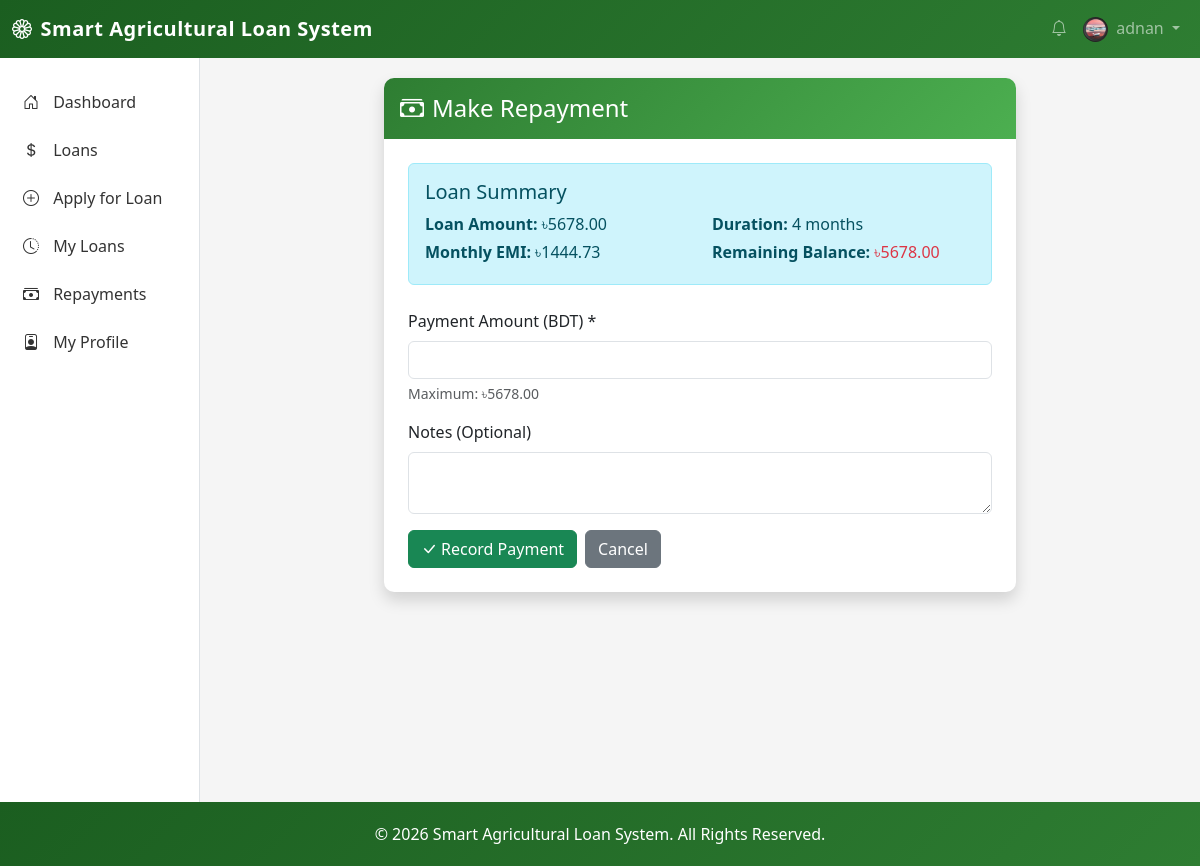
The page /loan/2/repayment/ (signed in) on the database its author committed.
### loan_app/models.py (models this page shows, shortened)
class User(AbstractUser):
    ROLE_CHOICES = [
        ("Farmer", "Farmer"),
        ("Bank Officer", "Bank Officer"),
        ("Admin", "Admin"),
    ]
    role = models.CharField(max_length=20, choices=ROLE_CHOICES, default="Farmer")
    phone_number = models.CharField(max_length=20, blank=True)
    profile_picture = models.ImageField(
        upload_to="profile_pictures/", blank=True, null=True
    )
    is_verified = models.BooleanField(default=False)
    nid_card_front = models.FileField(
        upload_to="nid_cards/",
        blank=True,
        null=True,
        help_text="Upload NID card front side",
    )
    nid_card_back = models.FileField(
        upload_to="nid_cards/",
        blank=True,
        null=True,
        help_text="Upload NID card back side",
    )
    nid_verified = models.BooleanField(
        default=False, help_text="Whether NID has been verified by bank officer"
    )
    nid_verified_by = models.ForeignKey(
        "self",
        on_delete=models.SET_NULL,
        null=True,
        blank=True,
        related_name="nid_verifications",
    )
    nid_verified_at = models.DateTimeField(null=True, blank=True)

class LoanApplication(models.Model):
    STATUS_CHOICES = [
        ("Pending", "Pending"),
        ("Approved", "Approved"),
        ("Rejected", "Rejected"),
    ]
    farmer = models.ForeignKey(
        User, on_delete=models.CASCADE, related_name="loan_applications"
    )
    loan_type = models.ForeignKey(
        LoanType, on_delete=models.CASCADE, related_name="applications"
    )
    amount = models.DecimalField(max_digits=12, decimal_places=2)
    duration_months = models.IntegerField(help_text="Loan duration in months")
    risk_score = models.IntegerField(
        default=0, help_text="Auto-calculated risk score (0-100)"
    )
    status = models.CharField(max_length=20, choices=STATUS_CHOICES, default="Pending")
    emi = models.DecimalField(
        max_digits=12, decimal_places=2, default=0, help_text="Monthly EMI amount"
    )
    created_at = models.DateTimeField(auto_now_add=True)
    updated_at = models.DateTimeField(auto_now=True)

### loan_app/views.py (the view)
# urls.py: path("loan/<int:loan_id>/repayment/", views.make_repayment, name="make_repayment"),
@login_required
def make_repayment(request, loan_id):
    loan = get_object_or_404(LoanApplication, pk=loan_id, farmer=request.user)
    if loan.status != "Approved":
        messages.error(request, "Only approved loans can have repayments.")
        return redirect("loan_history")
    repayments = loan.repayments.all()
    total_paid = repayments.aggregate(Sum("amount_paid"))["amount_paid__sum"] or 0
    remaining = float(loan.amount) - float(total_paid)
    if remaining <= 0:
        messages.info(request, "This loan has been fully repaid.")
        return redirect("loan_history")
    if request.method == "POST":
        form = RepaymentForm(request.POST, loan=loan)
        if form.is_valid():
            repayment = form.save(commit=False)
            repayment.loan = loan
            repayment.remaining_balance = remaining - float(repayment.amount_paid)
            repayment.save()
            messages.success(request, "Repayment recorded successfully!")
            return redirect("loan_history")
    else:
        form = RepaymentForm(loan=loan)
    return render(
        request,
        "repayment/form.html",
        {"form": form, "loan": loan, "remaining": remaining},
    )

### loan_app/forms.py (shortened to what this page needs)
class RepaymentForm(forms.ModelForm):
    class Meta:
        model = Repayment
        fields = ["amount_paid", "notes"]
        widgets = {
            "amount_paid": forms.NumberInput(
                attrs={"class": "form-control", "step": "0.01"}
            ),
            "notes": forms.Textarea(attrs={"class": "form-control", "rows": 2}),
        }
    def __init__(self, *args, **kwargs):
        self.loan = kwargs.pop("loan", None)
        super().__init__(*args, **kwargs)
        for field in self.fields:
            self.fields[field].widget.attrs.update({"class": "form-control"})

### templates/repayment/form.html (shortened to what this page needs)
{% extends 'base.html' %}
{% block content %}
<div class="row">
    <div class="col-md-8 mx-auto">
        <div class="card shadow">
            <div class="card-header py-3">
                <h4 class="mb-0"><i class="bi bi-cash-stack me-2"></i>Make Repayment</h4>
            </div>
            <div class="card-body p-4">
                <div class="alert alert-info mb-4">
                    <h5>Loan Summary</h5>
                    <div class="row">
                        <div class="col-md-6">
                            <p class="mb-1"><strong>Loan Amount:</strong> ৳{{ loan.amount|floatformat:2 }}</p>
                            <p class="mb-1"><strong>Monthly EMI:</strong> ৳{{ loan.emi|floatformat:2 }}</p>
                        </div>
                        <div class="col-md-6">
                            <p class="mb-1"><strong>Duration:</strong> {{ loan.duration_months }} months</p>
                            <p class="mb-0"><strong>Remaining Balance:</strong> <span class="text-danger">৳{{ remaining|floatformat:2 }}</span></p>
                        </div>
                    </div>
                </div>
                <form method="post">
                    <div class="mb-3">
                        <label for="id_amount_paid" class="form-label">Payment Amount (BDT) *</label>
                        {{ form.amount_paid }}
                        <div class="form-text">Maximum: ৳{{ remaining|floatformat:2 }}</div>
                    </div>
                    <div class="mb-3">
                        <label for="id_notes" class="form-label">Notes (Optional)</label>
                        {{ form.notes }}
                    </div>
                    <div class="d-flex gap-2">
                        <button type="submit" class="btn btn-success">
                            <i class="bi bi-check-lg me-1"></i>Record Payment
                        </button>
                        <a href="{% url 'loan_history' %}" class="btn btn-secondary">Cancel</a>
                    </div>
                </form>
            </div>
        </div>
    </div>
</div>
{% endblock %}

### templates/base.html (shortened to what this page needs)
<!DOCTYPE html>
<html lang="en">
<head>
    <link href="https://cdn.jsdelivr.net/npm/bootstrap@5.3.2/dist/css/bootstrap.min.css" rel="stylesheet">
    <link rel="stylesheet" href="https://cdn.jsdelivr.net/npm/bootstrap-icons@1.11.1/font/bootstrap-icons.css">
</head>
<body>
    <nav class="navbar navbar-expand-lg navbar-dark">
        <div class="container-fluid">
            <a class="navbar-brand" href="/">
                <i class="bi bi-flower1 me-2"></i>Smart Agricultural Loan System
            </a>
            <div class="collapse navbar-collapse" id="navbarNav">
                <ul class="navbar-nav ms-auto">
                    <li class="nav-item">
                        <a class="nav-link" href="#"><i class="bi bi-bell"></i></a>
                    </li>
                    <li class="nav-item dropdown">
                        <a class="nav-link dropdown-toggle" href="#" role="button" data-bs-toggle="dropdown">
                            {% if user.profile_picture %}
                                <img src="{{ user.profile_picture.url }}" class="rounded-circle me-1" style="width: 25px; height: 25px; object-fit: cover;">
                            {% else %}
                                <i class="bi bi-person-circle"></i>
                            {% endif %}
                            {{ user.username }}
                        </a>
                    </li>
                </ul>
            </div>
        </div>
    </nav>
    <div class="container-fluid">
        <div class="row">
            <div class="col-md-2 sidebar">
                <ul class="nav flex-column">
                    <li class="nav-item">
                        <a class="nav-link" href="{% url 'dashboard' %}">
                            <i class="bi bi-house-door"></i> Dashboard
                        </a>
                    </li>
                    {% if user.role == 'Farmer' %}
                    <li class="nav-item">
                        <a class="nav-link" href="{% url 'loan_list' %}">
                            <i class="bi bi-currency-dollar"></i> Loans
                        </a>
                    </li>
                    <li class="nav-item">
                        <a class="nav-link" href="{% url 'loan_apply' %}">
                            <i class="bi bi-plus-circle"></i> Apply for Loan
                        </a>
                    </li>
                    <li class="nav-item">
                        <a class="nav-link" href="{% url 'loan_history' %}">
                            <i class="bi bi-clock-history"></i> My Loans
                        </a>
                    </li>
                    <li class="nav-item">
                        <a class="nav-link" href="{% url 'repayment_history' %}">
                            <i class="bi bi-cash-stack"></i> Repayments
                        </a>
                    </li>
                    <li class="nav-item">
                        <a class="nav-link" href="{% url 'farmer_profile' %}">
                            <i class="bi bi-person-badge"></i> My Profile
                        </a>
                    </li>
                    {% endif %}
                </ul>
            </div>
            <div class="col-md-10 content-wrapper">
                {% block content %}{% endblock %}
            </div>
        </div>
    </div>
    <footer class="footer text-center">
        <div class="container">
            <p class="mb-0">&copy; 2026 Smart Agricultural Loan System. All Rights Reserved.</p>
        </div>
    </footer>
</body>
</html>

### templates/base.html (style rules this page uses)
:root { --agri-green: #2e7d32; --agri-green-light: #4caf50; --agri-green-dark: #1b5e20; --agri-light: #e8f5e9; }
body { background-color: #f5f5f5; min-height: 100vh; display: flex; flex-direction: column; }
.navbar { background: linear-gradient(135deg, var(--agri-green-dark), var(--agri-green)); }
.sidebar { background: white; min-height: calc(100vh - 56px); border-right: 1px solid #dee2e6; padding: 20px 0; }
.sidebar .nav-link { color: #333; padding: 12px 20px; border-left: 3px solid transparent; transition: all 0.3s; }
.sidebar .nav-link i { margin-right: 10px; }
.content-wrapper { flex: 1; padding: 20px; }
.card { border: none; border-radius: 10px; box-shadow: 0 2px 10px rgba(0,0,0,0.08); }
.card-header { background: linear-gradient(135deg, var(--agri-green), var(--agri-green-light)); color: white; border-radius: 10px 10px 0 0 !important; border: none; }
.footer { background: linear-gradient(135deg, var(--agri-green-dark), var(--agri-green)); color: white; padding: 20px 0; margin-top: auto; }
.navbar-brand { font-weight: 600; letter-spacing: 0.5px; }

### rows shown on the page
User: profile_picture (picture), username "adnan"
LoanApplication: amount "5678.00", emi "1444.73", duration_months "4"

### other values the page prints
{{ remaining|floatformat:2 }} "5678.00"
